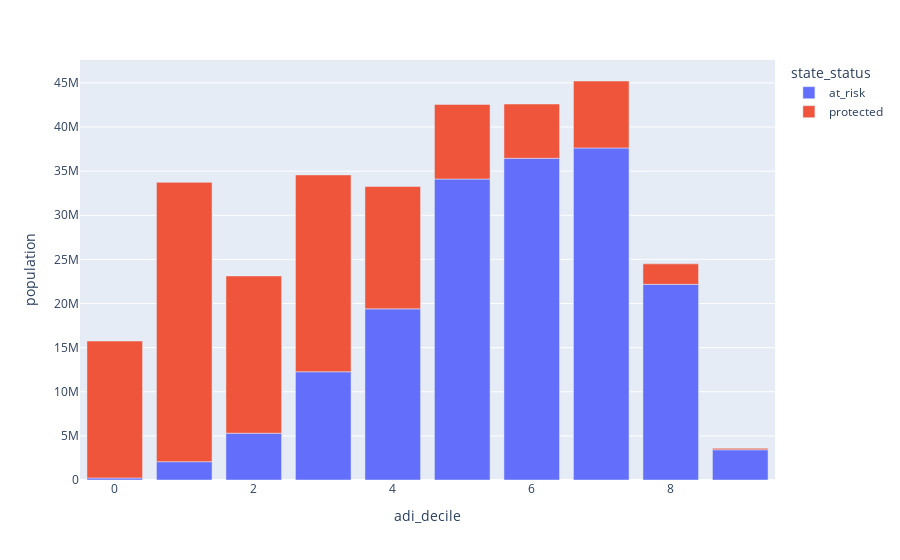

Notebook source saved alongside this figure:
### Code cell
adi_median_population = df.groupby(['state_status','adi_decile']).agg(population=("population","sum")).reset_index()
adi_median_population
px.bar(adi_median_population, x="adi_decile", y="population", color="state_status")

### Figure 1 — Plotly figure (JSON) as saved in the notebook; plotly's stock layout.template omitted (floating-point values rounded to 4 significant figures)
{"data": [{"alignmentgroup": "True", "hovertemplate": "state_status=at_risk<br>adi_decile=%{x}<br>population=%{y}<extra></extra>", "legendgroup": "at_risk", "marker": {"color": "#636efa", "pattern": {"shape": ""}}, "name": "at_risk", "offsetgroup": "at_risk", "orientation": "v", "showlegend": true, "textposition": "auto", "type": "bar", "x": [0, 1, 2, 3, 4, 5, 6, 7, 8, 9], "xaxis": "x", "y": [227831, 2076655, 5304625, 12264324, 19395418, 34108446, 36458697, 37627080, 22171007, 3428737], "yaxis": "y"}, {"alignmentgroup": "True", "hovertemplate": "state_status=protected<br>adi_decile=%{x}<br>population=%{y}<extra></extra>", "legendgroup": "protected", "marker": {"color": "#EF553B", "pattern": {"shape": ""}}, "name": "protected", "offsetgroup": "protected", "orientation": "v", "showlegend": true, "textposition": "auto", "type": "bar", "x": [0, 1, 2, 3, 4, 5, 6, 7, 8, 9], "xaxis": "x", "y": [15525015, 31655157, 17819567, 22309422, 13869227, 8458015, 6149809, 7590702, 2323555, 158767], "yaxis": "y"}], "layout": {"barmode": "relative", "legend": {"title": {"text": "state_status"}, "tracegroupgap": 0}, "margin": {"t": 60}, "xaxis": {"anchor": "y", "domain": [0, 1], "title": {"text": "adi_decile"}}, "yaxis": {"anchor": "x", "domain": [0, 1], "title": {"text": "population"}}}}
